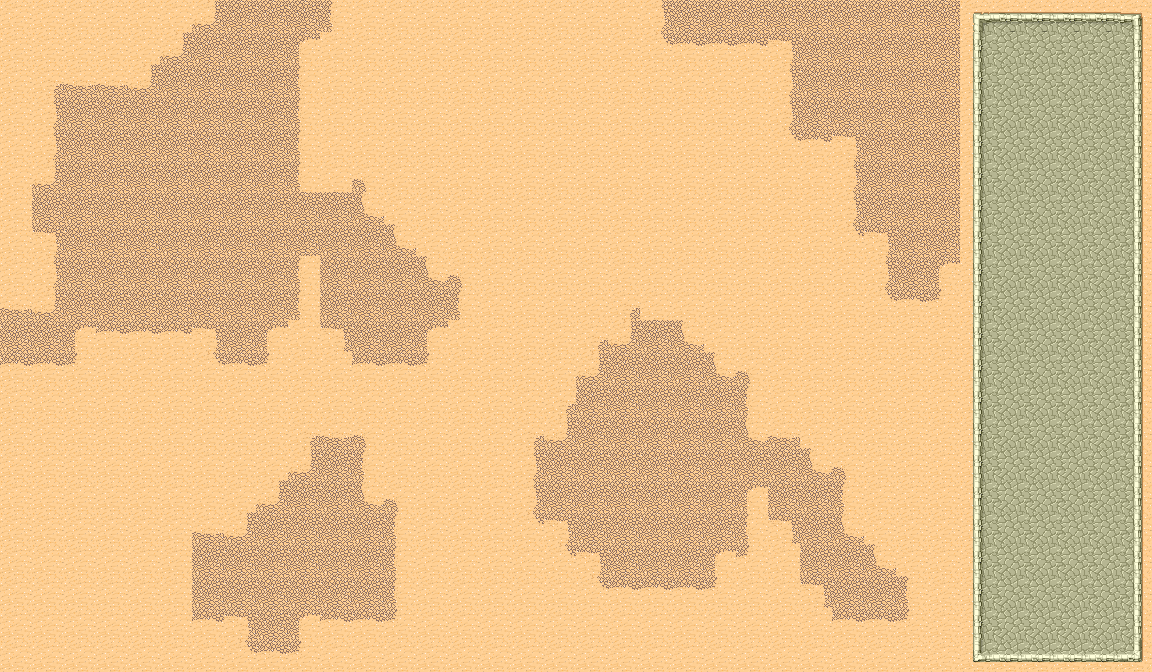

Rendered tile map (Tiled .tmx) drawn with the repository's tilesets; below, a short description and the full map source, tile grids included:
An orthogonal 36x21 tile map with 32x32 px tiles, 1 tile layer (Tile Layer 1).

<map version="1.2" tiledversion="1.2.4" orientation="orthogonal" renderorder="right-down" width="36" height="21" tilewidth="32" tileheight="32" infinite="0" nextlayerid="2" nextobjectid="1">
 <tileset firstgid="1" source="desert_tiles.tsx" />
 <layer id="1" name="Tile Layer 1" width="36" height="21">
  <data encoding="csv">
30,30,30,30,30,30,13,15,15,15,16,30,30,30,30,30,30,30,30,30,14,15,15,15,15,15,15,15,15,15,25,26,26,26,26,27,
30,30,30,30,30,13,15,15,15,4,30,30,30,30,30,30,30,30,30,30,22,23,23,23,5,15,15,15,15,15,33,34,34,34,34,35,
30,6,7,7,13,15,15,15,15,16,30,30,30,30,30,30,30,30,30,30,30,30,30,30,14,15,15,15,15,15,33,34,34,34,34,35,
30,14,15,15,15,15,15,15,15,16,30,30,30,30,30,30,30,30,30,30,30,30,30,30,14,15,15,15,15,15,33,34,34,34,34,35,
30,14,15,15,15,15,15,15,15,16,30,30,30,30,30,30,30,30,30,30,30,30,30,30,22,23,5,15,15,15,33,34,34,34,34,35,
30,13,15,15,15,15,15,15,15,16,30,8,30,30,30,30,30,30,30,30,30,30,30,30,30,30,14,15,15,15,33,34,34,34,34,35,
30,15,15,15,15,15,15,15,15,15,15,12,30,30,30,30,30,30,30,30,30,30,30,30,30,30,14,15,15,15,33,34,34,34,34,35,
30,5,15,15,15,15,15,15,15,15,15,15,12,30,30,30,30,30,30,30,30,30,30,30,30,30,22,5,15,15,33,34,34,34,34,35,
30,14,15,15,15,15,15,15,15,16,15,15,15,12,8,30,30,30,30,30,30,30,30,30,30,30,30,14,15,4,33,34,34,34,34,35,
7,13,15,15,15,15,15,15,15,16,15,15,15,15,16,30,30,30,30,6,30,30,30,30,30,30,30,22,23,24,33,34,34,34,34,35,
15,15,4,23,23,23,5,15,4,30,5,15,15,4,30,30,30,30,6,13,15,12,30,30,30,30,30,30,30,30,33,34,34,34,34,35,
23,23,24,30,30,30,22,23,24,30,30,23,23,24,30,30,30,30,13,15,15,15,12,8,30,30,30,30,30,30,33,34,34,34,34,35,
30,30,30,30,30,30,30,30,30,30,30,30,30,30,30,30,30,6,15,15,15,15,15,16,30,30,30,30,30,30,33,34,34,34,34,35,
30,30,30,30,30,30,30,30,30,6,7,8,30,30,30,30,6,13,15,15,15,15,15,12,7,30,30,30,30,30,33,34,34,34,34,35,
30,30,30,30,30,30,30,30,30,13,15,16,30,30,30,30,14,15,15,15,15,15,15,15,15,12,8,30,30,30,33,34,34,34,34,35,
30,30,30,30,30,30,30,30,13,15,15,12,8,30,30,30,14,15,15,15,15,15,15,4,15,15,16,30,30,30,33,34,34,34,34,35,
30,30,30,30,30,30,7,13,15,15,15,15,16,30,30,30,22,5,15,15,15,15,15,16,5,15,12,30,30,30,33,34,34,34,34,35,
30,30,30,30,30,30,15,15,15,15,15,15,16,30,30,30,30,22,5,15,15,15,4,24,30,15,15,12,30,30,33,34,34,34,34,35,
30,30,30,30,30,30,15,15,15,15,15,15,16,30,30,30,30,30,22,23,23,23,24,30,30,5,15,15,16,30,33,34,34,34,34,35,
30,30,30,30,30,30,23,5,15,4,23,23,24,30,30,30,30,30,30,30,30,30,30,30,30,30,23,23,24,30,33,34,34,34,34,35,
30,30,30,30,30,30,30,22,23,24,30,30,30,30,30,30,30,30,30,30,30,30,30,30,30,30,30,30,30,30,41,42,42,42,42,43
</data>
 </layer>
</map>
